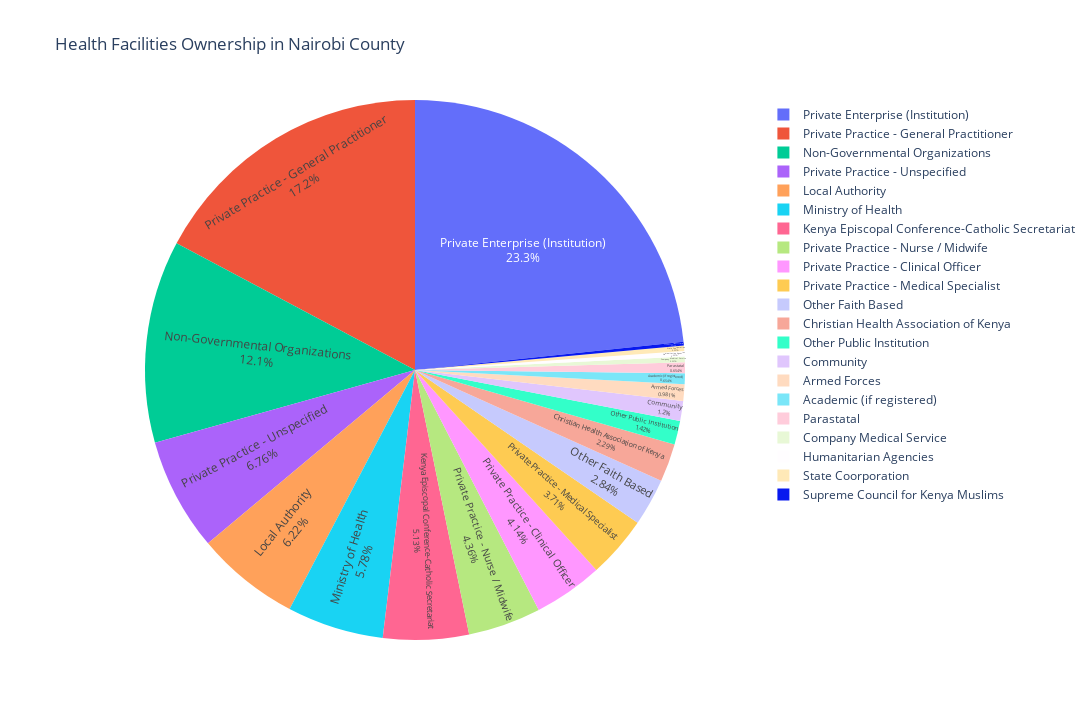

Here is the notebook cell this chart was saved with:
### Code cell
#plot
fig = px.pie(health_owners, names='Owner', values='Owner_count', width=1280, height=720, title="Health Facilities Ownership in Nairobi County")
fig.update_traces(textposition='inside', textinfo='percent+label')
fig.show()

### Figure 1 — Plotly figure (JSON) as saved in the notebook; plotly's stock layout.template omitted (floating-point values rounded to 4 significant figures)
{"data": [{"domain": {"x": [0, 1], "y": [0, 1]}, "hovertemplate": "Owner=%{label}<br>Owner_count=%{value}<extra></extra>", "labels": ["Academic (if registered)", "Armed Forces", "Christian Health Association of Kenya", "Community", "Company Medical Service", "Humanitarian Agencies", "Kenya Episcopal Conference-Catholic Secretariat", "Local Authority", "Ministry of Health", "Non-Governmental Organizations", "Other Faith Based", "Other Public Institution", "Parastatal", "Private Enterprise (Institution)", "Private Practice - Clinical Officer", "Private Practice - General Practitioner", "Private Practice - Medical Specialist", "Private Practice - Nurse / Midwife", "Private Practice - Unspecified", "State Coorporation", "Supreme Council for Kenya Muslims"], "legendgroup": "", "name": "", "showlegend": true, "textinfo": "percent+label", "textposition": "inside", "type": "pie", "values": [6, 9, 21, 11, 3, 3, 47, 57, 53, 111, 26, 13, 6, 214, 38, 158, 34, 40, 62, 3, 2]}], "layout": {"height": 720, "legend": {"tracegroupgap": 0}, "title": {"text": "Health Facilities Ownership in Nairobi County"}, "width": 1280}}
